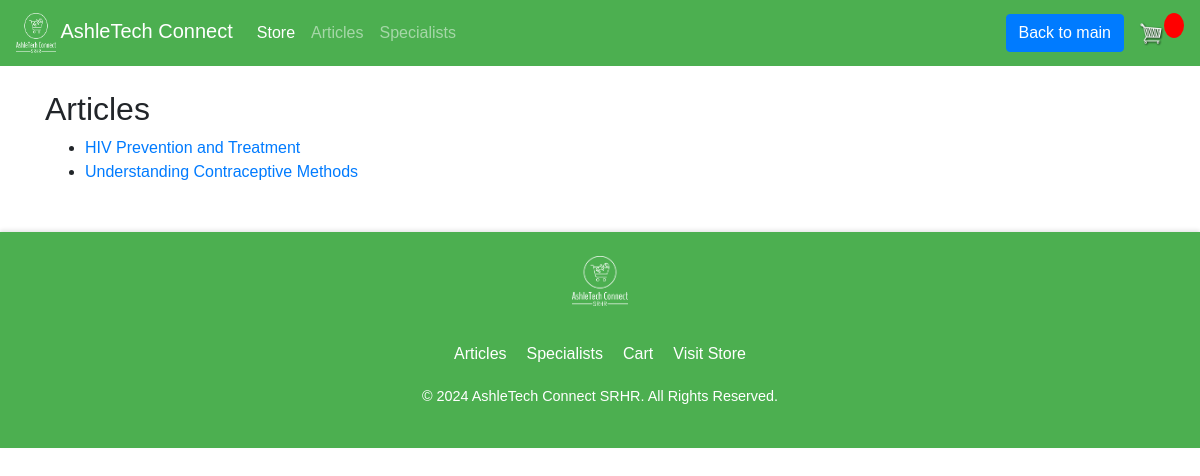
The page /articles/ on the database as committed earlier.
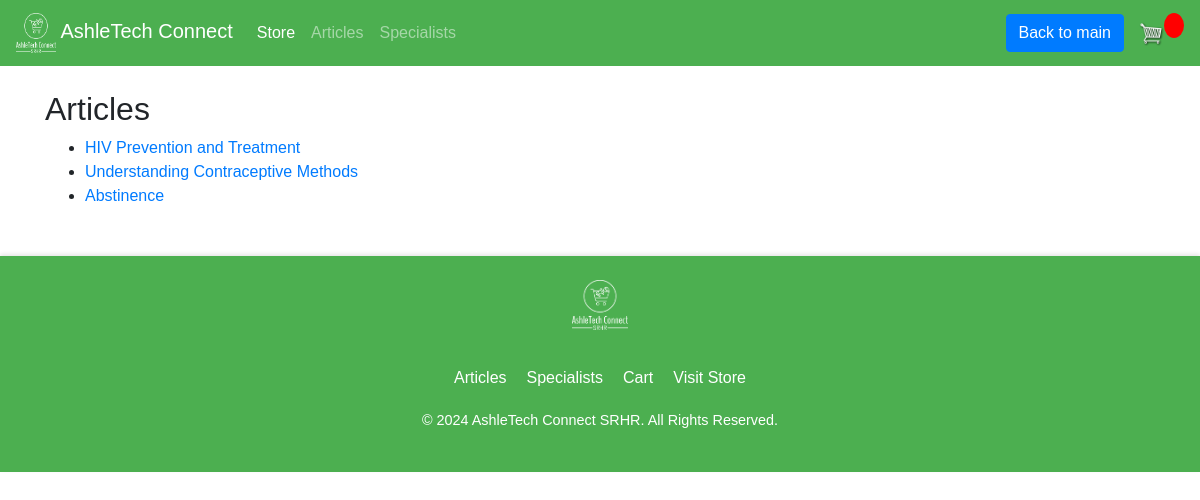
The same page on the database as committed later.
### store/models.py (models this page shows, shortened)
class Article(models.Model):
    title = models.CharField(max_length=200)
    content = models.TextField()
    author = models.CharField(max_length=100)
    published_date = models.DateTimeField(auto_now_add=True)

### store/views.py (the view)
# urls.py: path('articles/', views.article_list, name="article_list"),
def article_list(request):
    articles = Article.objects.all()
    context = {'articles': articles}
    return render(request, 'store/article_list.html', context)

### templates/store/article_list.html
{% extends 'store/main.html' %}
{% block content %}
  <h2>Articles</h2>
  <ul>
    {% for article in articles %}
      <li><a href="{% url 'article_detail' article.id %}">{{ article.title }}</a></li>
    {% endfor %}
  </ul>
{% endblock %}

Rows that differ between the two databases and show on the page:
added Article: title "Abstinence"
